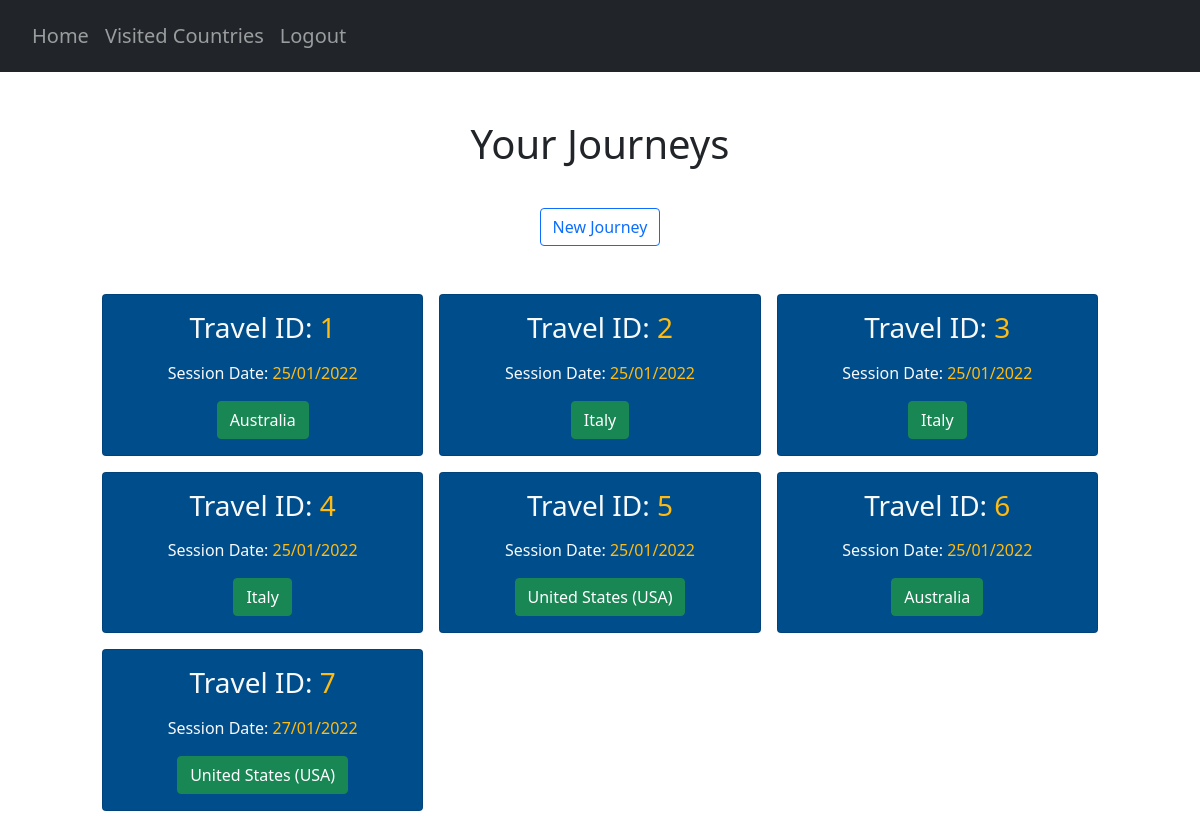
/journeys (signed in), run on the app's committed database.
### website/models.py (models this page shows)
class Country(db.Model):
    country_code = db.Column(db.String(3), primary_key=True)
    country_name = db.Column(db.String(150), unique=True)

### website/views.py (the view)
@views.route("/journeys", methods=["GET"])
@login_required
def journey():
    countries = Country.query.all()
    AllCountries = {}
    for country in countries:
        AllCountries[country.country_code] = country.country_name
    x = select(UserTravelScore)\
            .where(UserTravelScore.user_id == current_user.id)
    result = db.session.connection().execute(x)
    result = result.fetchall()
    travel_sessions = []
    for travel in result:
        num_country_scores = 0
        travelID = travel[1]
        dateAdded = travel[2]
        dateString = dateAdded.strftime("%d/%m/%Y")
        countries_X = select(UserCountryScore)\
            .where(UserCountryScore.user_id == current_user.id, UserCountryScore.travel_id == travelID)
        result_countries = db.session.connection().execute(countries_X)
        result_travels = result_countries.fetchall()
        if result_travels == []:
            travel_sessions.append((travelID, dateString, {'Status': 'Incomplete'}))
        else:
            for country_score in result_travels:
                num_country_scores += 1
            if num_country_scores == 197:
                country_scores_x = select(UserCountryScore)\
                    .where(UserCountryScore.user_id == current_user.id, UserCountryScore.travel_id == travelID)\
                    .order_by(UserCountryScore.total_score.desc())
                result_best_countries = db.session.connection().execute(country_scores_x)
                result_all_countries = result_best_countries.fetchall()
                result_top_country = result_all_countries[0][2]
                country_codes_to_filter = []
                for result in result_all_countries:
                    country_codes_to_filter.append(result[2])
                filtered_country_codes = filterPrevCountries(country_codes_to_filter, travelID)
                top_filtered_country_code = filtered_country_codes[0]
                top_country_name = AllCountries[top_filtered_country_code]
                travel_sessions.append((travelID, dateString, {'Top Country': top_country_name}))
            else:
                print("Incomplete - possible server error")
                travel_sessions.append((travelID, dateString, {'Status': 'Incomplete'}))
    return render_template("journeys.html", user=current_user, journeys=travel_sessions)

### website/__init__.py (called while the page is built)
def create_app():
    app = Flask(__name__)
    app.config['SECRET_KEY'] = 'pog'
    app.config['SQLALCHEMY_DATABASE_URI'] = f'sqlite:///{DB_NAME}'
    db.init_app(app)
    from .views import views
    from .auth import auth
    app.register_blueprint(views, url_prefix='/')
    app.register_blueprint(auth, url_prefix='/')
    from .models import User, Country, UserCountry, Safety, Cost, CulturalValue, CovidRestrictions
    create_database(app)
    login_manager = LoginManager()
    login_manager.login_view = 'auth.login'
    login_manager.init_app(app)
    @login_manager.user_loader
    def load_user(id):
        return User.query.get(int(id))
    return app

### website/questionHandler.py (called while the page is built)
def filterPrevCountries(codes, travelID):
    try:
        current_travel = UserTravelScore.query.get((current_user.id, travelID))
    except (sqlite3.IntegrityError, sqlalchemy.exc.IntegrityError) as e:
        print(e)
    prev_countries = getattr(current_travel, "prev_countries")
    if prev_countries == True:
        return codes
    else:
        suggestionsStream = filter(lambda x:not(doesUserWantThisCountry(x)), codes)
        suggestionsStream = list(suggestionsStream)
        return suggestionsStream

### website/templates/journeys.html (shortened to what this page needs)
{% extends "base.html" %} {% block title %}Journeys{% endblock %}
{% block content %}
<div class="container pt-5">
      <h1 align="center">Your Journeys</h1>
</div>
<div class="container pt-3" align="center">
    <button type="submit" class="btn btn-outline-primary mt-3 newJourney">New Journey</button>
</div>
<section class="p-5">
    <div class="container">
        <div class="row text-center g-3">
            {% for travel in journeys %}
            {% for journeyS, journeyT in travel[2].items() %}
            <div class="col-4">
                <div class="card cardTravel text-light">
                    <div class="card-body text-center">
                        <h3 class="card-title mb-3">
                            Travel ID: <span style="color:#ffbb11">{{ travel[0] }}</span>
                        </h3>
                        <p class="card-text">
                            Session Date: <span style="color:#ffbb11">{{ travel[1] }}</span>
                        </p>
                        {% if journeyT == "Incomplete" %}
                        <button class="btn btn-danger travel" id="{{ travel[0] }}">Incomplete</button>
                        {% else %}
                        <button class="btn btn-success travel" id="{{ travel[0] }}">{{ journeyT }}</button>
                        {% endif %}
                    </div>
                </div>
            </div>
            {% endfor %}
            {% endfor %}
        </div>
    </div>
</section>
{% endblock %}

### website/static/extra.css (style rules this page uses)
.cardTravel { background-color: #004d8c; }

### data on the page
Country: travel "1", travel "25/01/2022", country_name "Australia", travel "6"
Country: travel "2", travel "25/01/2022", country_name "Italy", travel "3", travel "4"
Country: travel "5", travel "25/01/2022", country_name "United States (USA)", travel "7", travel "27/01/2022"
